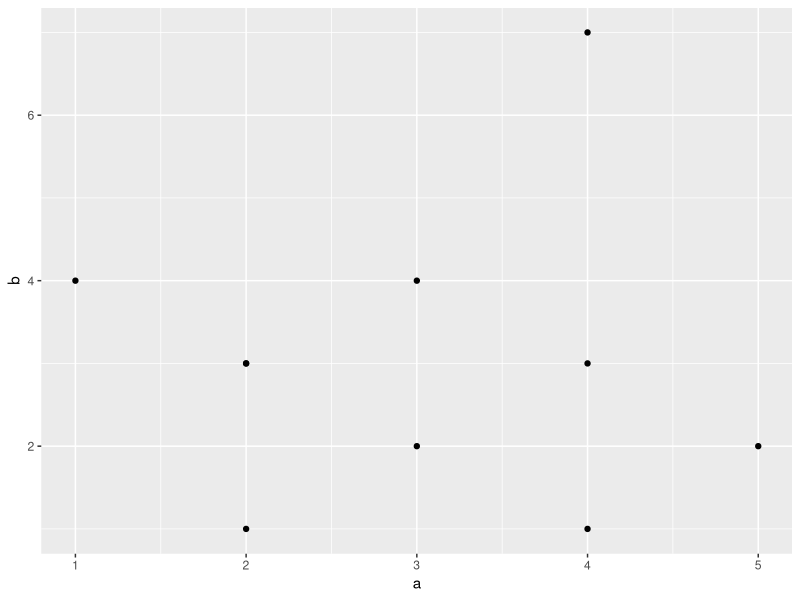
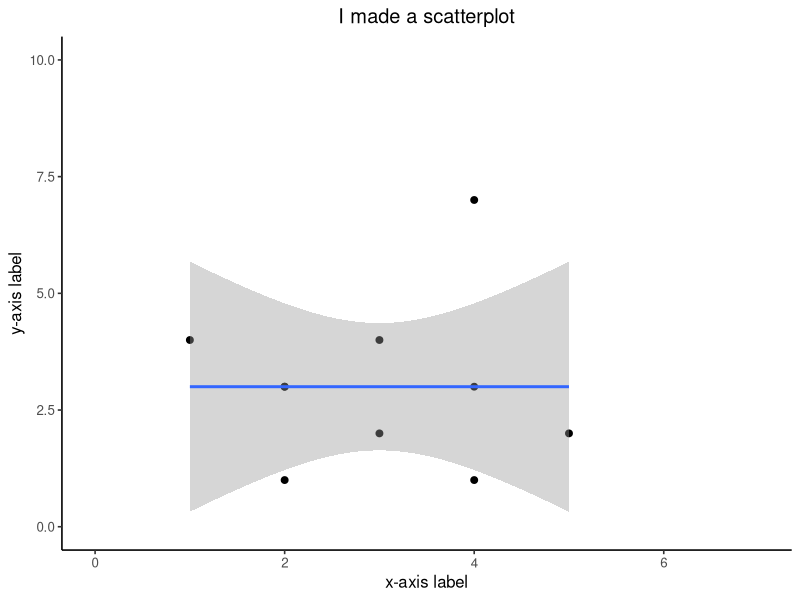
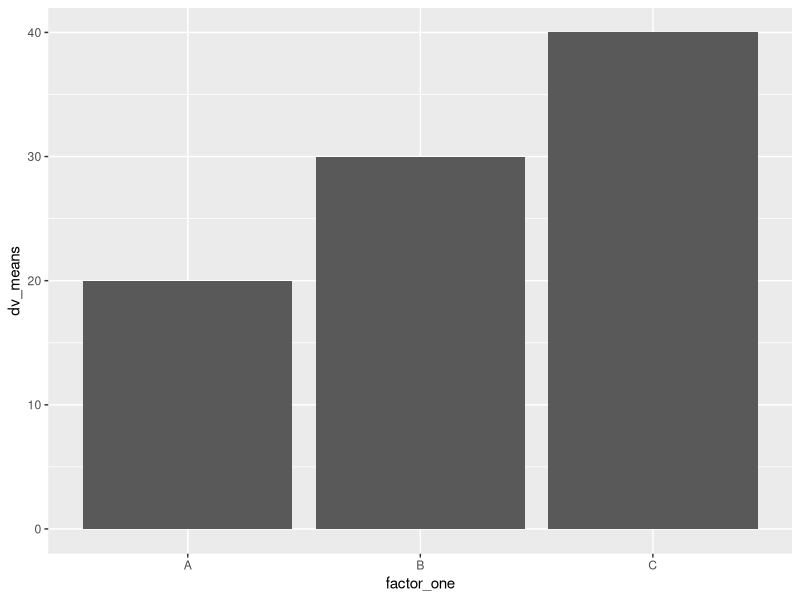
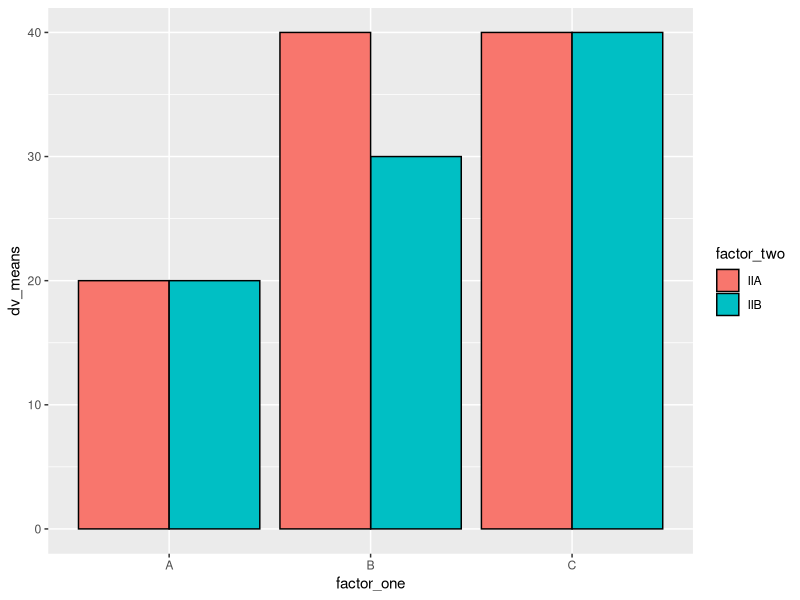
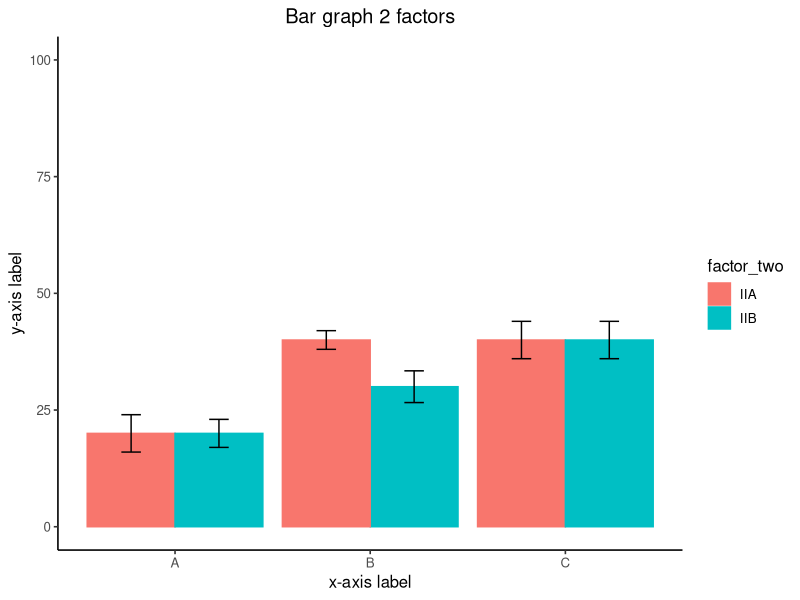
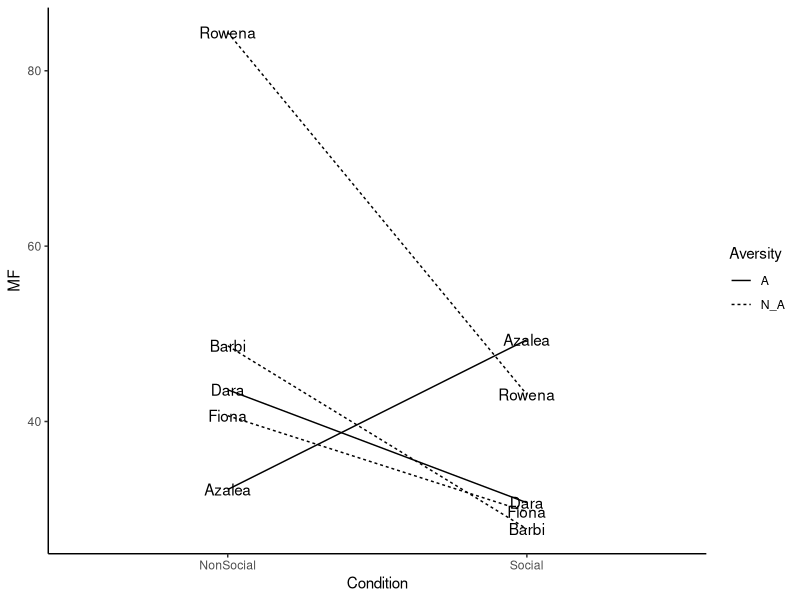
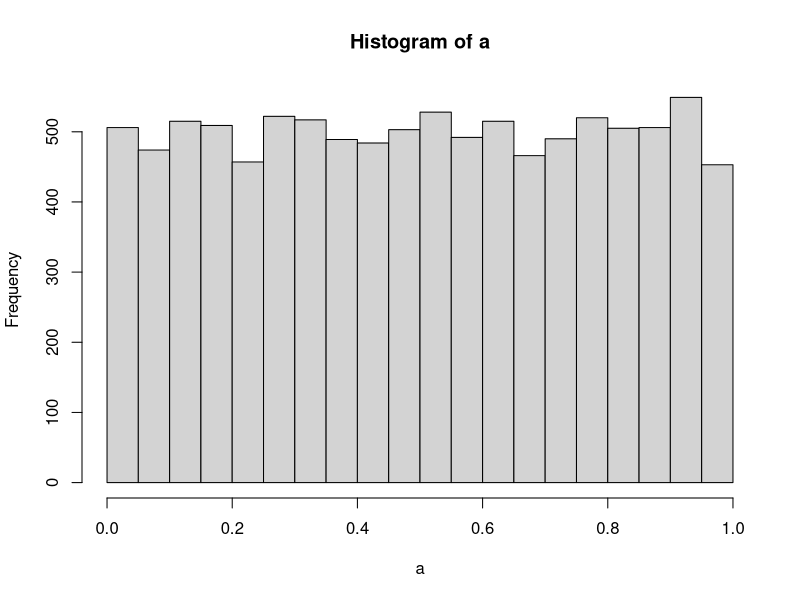
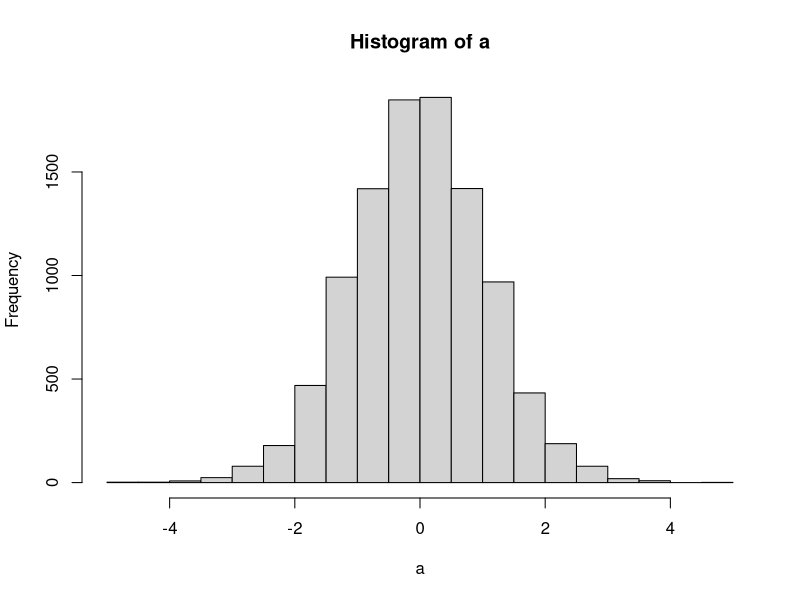

Recreate these plots in R, in order.
## ---- chunk 1
knitr::opts_chunk$set(message=FALSE,warning=FALSE, cache=TRUE)
## ---- chunk 2
a<- 1
b<-"Hello World"
d<-"3"
print(a)

class(d)

vector<- c(1,2,3,4,5,6,7,8)
vector[2:4]
vector[c(2,2,2,2,2)]
vector[vector <6] # show the numbers less than 7
vector[vector>=6] # greater or equal to 6
vector[vector!=4] # show numbers that are not 5

vector[8]<-3000 # put 3000 in the place of 8th number
vector

vector[1:2] <- 10

class(vector)
vector[7]<- "j" # put a number in the 7th place in the vector

vector

a<-c("1","2","3")
class(a)
b<- a
class(b)
as.numeric(b) # store charecters 123 as a number

a<- "ljjasjdflsjasf;lasdjflk;asdjfl;asdjfl"
strsplit(a,split="") # if you had a paragraph and you wanted to split the paragraph or put a period in R

a[1]

b[(1)][5]

example_list <- list(a=11, b=4, d=c(1,2,3,4))
example_list


data.frame() # particular way of structuring data


f<- matrix(0,nrow = 5, ncol = 3) # creating 5 rows and 3 columns

first_names <- c("asdf", "Asdfasd","asdfasdf")
ages<-c(3343,23122,67456)
grades<-c(89,56,99)

everybody <- data.frame(first_names,ages,grades)

everybody$ages[2] <- 12
## ---- chunk 3
data1 <- c(1,2,3)
data1[1]
data1[-1]

## ---- chunk 4
add_one <- function(x){
  return(x+1)
}
  add_one(9)


## ---- chunk 5
add_one <- function(x) return(x+1)

  add_one(7)


## ---- chunk 6
roll_dice <- function(x){
  return(sample(1:6,1))

}
  roll_dice()

## ---- chunk 7
x <- c(1,2,3)
my_sum <- function(x){  # this is declaring a funtion
  get_sum<-sum(x)
  return(get_sum)
}
# to declare a variable
  a <- c(1,2,3)
## ---- chunk 8
ranged_mean  <- function(x, min_val, max_val){
  restricted_values <- x[x>min_val & x < max_val]
  return(mean(restricted_values))

}
  some_numbers <-c(3,4,3,2,3,4,5,6,7,8,8,8,9,8)
  ranged_mean(some_numbers,3,9)

## ---- chunk 9
Names <- c("Peter", "Paul", "Mary",NA)
Ages <- c(100,120,90, 80)
Sex <- c("M","M","F",NA)

my_dataframe <- data.frame(Names,Ages,Sex) # start adding things in the perenthesis
## ---- chunk 10
library(ggplot2)
a <- c(1,2,3,2,3,4,5,4, 4, 2)
b <- c(4,3,4,3,2,1,2,3, 7, 1)
plot_df <- data.frame(a,b)
ggplot(plot_df, aes(x=a,y=b))+
  geom_point() # connect the data to diff parts of the graph
  
# basic scatterplot
#ggplot(plot_df, aes(x=a,y=b))+
 # geom_point()  

## ---- chunk 11
ggplot(NULL, aes(x=a,y=b))+
  geom_point(size=2)+
  geom_smooth(method=lm)+ # this is linear regression line
  coord_cartesian(xlim=c(0,7),ylim=c(0,10))+ # if you want to increase a range
  xlab("x-axis label")+ # change a name of x axis
  ylab("y-axis label")+
  ggtitle("I made a scatterplot")+ # add a title
  theme_classic(base_size=12)+ # classic background; base size is the size of the font from 12 to whatever
  theme(plot.title = element_text(hjust = 0.5))
## ---- chunk 12
factor_one <- as.factor(c("A","B","C"))
dv_means <- c(20,30,40)
dv_SEs   <- c(4,3.4,4)
plot_df <- data.frame(factor_one,
                      dv_means,
                      dv_SEs)
ggplot(plot_df, aes(x=factor_one,y=dv_means))+ # what do you want to go into x and y axis
  geom_bar(stat="identity")

## ---- chunk 13
factor_one <- rep(as.factor(c("A","B","C")),2) # this 2 means repeat ABC twice
factor_two <- rep(as.factor(c("IIA","IIB")),3)
dv_means <- c(20,30,40,20,40,40)
dv_SEs   <- c(4,3.4,4,3,2,4)
plot_df <- data.frame(factor_one,
                      factor_two,
                      dv_means,
                      dv_SEs)

# basic bar graph

ggplot(plot_df, aes(x=factor_one,y=dv_means, # aestetics definition has gotten 
                    group=factor_two, 
                   # color=factor_two))+  # color here means the border collor
                    fill=factor_two))+
  geom_bar(stat="identity", 
           position="dodge",
           color="black")
## ---- chunk 14
ggplot(plot_df, aes(x=factor_one,y=dv_means,
                    group=factor_two,
                    color=factor_two,
                    fill=factor_two))+
  geom_bar(stat="identity", position="dodge")+
  geom_errorbar(aes(ymin=dv_means-dv_SEs,
                    ymax=dv_means+dv_SEs),
                position=position_dodge(width=0.9),
                width=.2,
                color="black")+
  coord_cartesian(ylim=c(0,100))+
  xlab("x-axis label")+
  ylab("y-axis label")+
  ggtitle("Bar graph 2 factors")+
  theme_classic(base_size=12)+
  theme(plot.title = element_text(hjust = 0.5))

## ---- chunk 15
Names <-rep(c("Dara", "Azalea", "Barbi", "Rowena", "Fiona"),each=2)
MF <- rnorm(10,45,25) # 10 is the number of numbers you want, and 45 to 25 is the range
Condition <- rep(c("Social","NonSocial"),5)
Aversity <- rep(c("A","N_A" ),times=c(4,6))
  plot_df <- data.frame(Names, MF, Condition, Aversity)
  
  ggplot(plot_df, aes(x=Condition, y=MF, group=Names, linetype=Aversity))+
    geom_line()+
    geom_text(label=Names)+
    theme_classic()


## ---- chunk 16
library(dplyr)
df <- starwars


## ---- chunk 17
df[df$name=="Luke Skywalker",] # find luke's row and give me all of the columns of the skywalker
df[df$height >180,]
## ---- chunk 18
dim(df) #c(number of rows, number of columns)

df <-cbind(df, random_number=runif(dim(df)[1],0,1))
## ---- chunk 19
library(dplyr)
new_df <- df %>% # adding things on
  filter(height > 100) %>%
  group_by(homeworld) %>% 
  summarise(mean_birth_year = mean (birth_year, na.rm = TRUE))
  
## ---- chunk 20
View (new_df)
new_df <- df %>%
  filter(height >120,
         height <180,
         birth_year >20)
  
## ---- chunk 21
new_df <- df %>%
  filter(gender =="male")
  
## ---- chunk 22
new_df <- df %>%
  group_by(hair_color) %>%
  summarise(counts=length(name))
  
## ---- chunk 23
x <- c(1,2,3,4,5,2,4,7,4,9)
t.test(x, mu=2)
## ---- chunk 24
x <- c(1,2,3,4,5,2,4,7,4,9)
t.test(x, mu=2, alternative = "two.sided")
## ---- chunk 25
x <- c(1,2,3,4,5,2,4,7,4,9)
t.test(x, mu=2, alternative = "greater")
## ---- chunk 26
x <- c(1,2,3,4,5,2,4,7,4,9)
y <- c(3,2,5,4,3,2,5,6,7,8)
t.test(x, y, paired=TRUE)
## ---- chunk 27
a <- replicate(10000,t.test(rnorm(10,0,1),rnorm(10,0,1))$p.value)
hist(a)
## ---- chunk 28
a <- replicate(10000,t.test(rnorm(10,0,1),rnorm(10,0,1))$statistic)
hist(a)
## ---- chunk 29
A <- c(1,2,3,4,5,6,7,8,9,10)
B <- c(2,4,6,8,10,12,14,16,18,20)

all <- c(A,B) 

mean_difference <- c()
for(i in 1:10000){
  shuffle <- sample(all)
  newA <- shuffle[1:10] # first ten num put in a new A
  newB <- shuffle[11:20] # the next ten nums
  mean_difference[i] <- mean(newB)-mean(newA) # sizes of mean diff we could have done if we assigned people randomly
}

observed <- mean(B)-mean(A)
length(mean_difference[mean_difference >= observed])/10000 # how many means fall within

## ---- chunk 30
RandomNumbers <- runif(100, min = 0, max = 100)
hist(RandomNumbers)
## ---- chunk 31
RandomNumbers <- runif(100, min = 0, max = 100)
hist(RandomNumbers)
## ---- chunk 32
a<- rnorm(10,0,1)
b<- rnorm(10,0,1)
mean_diff <- mean(a) - mean(b)
mean_diff <- replicate(10000,
                       mean(rnorm(10,0,1))-mean(rnorm(10,0,1)))
sort(mean_diff)[9500]


## ---- chunk 33
hist(mean_diff)

## ---- chunk 34
pt(q=c(.5,1,1.5,2,2.5),df=9) 
## ---- chunk 35
pt(q=c(.5,1,1.5,2,2.5),df=9) # looking the sampling distribution of t
t_s <- replicate(10000,t.test(rnorm(10,0,1),mu=0)$statistic)
length(t_s[t_s > .5])
## ---- chunk 36
hist(t_s)

## ---- chunk 37
t_s <- replicate(10000,t.test(rnorm(10,0,1),mu=0)$statistic)
length(t_s[t_s < .5])/10000
## ---- chunk 38
t_s <- replicate(10000,t.test(rnorm(10,0,1),mu=0)$statistic)
length(t_s[t_s < 1])/10000
## ---- chunk 39
cor(rnorm(10,0,1), rnorm(10,0,1))
## ---- chunk 40
hist(replicate(10000,cor(rnorm(10,0,1), rnorm(10,0,1))))
## ---- chunk 41
sim_rs<-replicate(10000,cor(rnorm(100,0,1),rnorm(100,0,1)))
sort(abs(sim_rs))[9500]
## ---- chunk 42
run_anova <- function(){
A <- rnorm(4,0,1)
B <- rnorm(4,0,1)
C <- rnorm(4,0,1)
conds<- rep(c("A","B","C"),each=4)
DV<-c(A,B,C)
df<-data.frame(conds,DV)
sum_out <-summary(aov(DV~conds,df))
return(sum_out[[1]]$'F value'[1])
}
save_fs <-replicate(10000,run_anova())
hist(save_fs)
sort(save_fs)[9500]
qf(.95,2,9)
